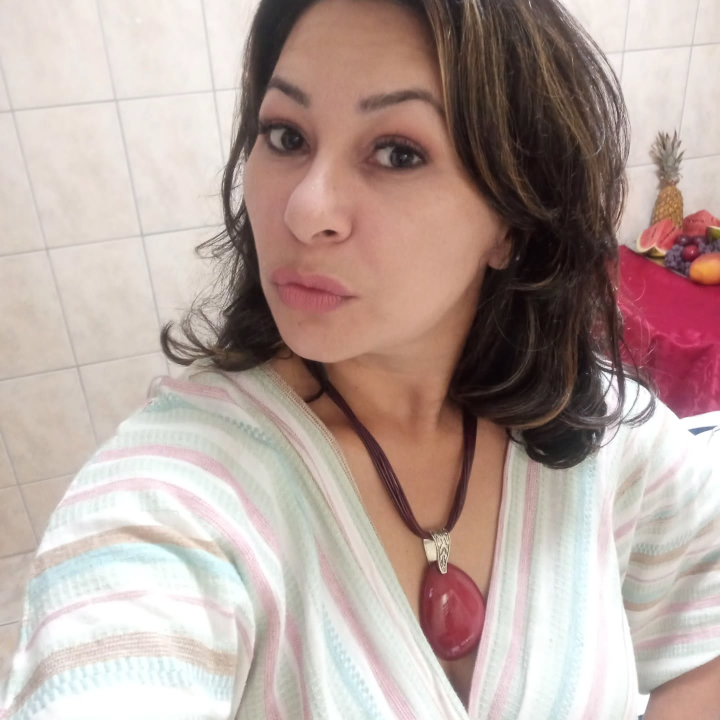
#> input picture fotos/ref-01-closeup-frontal-sem-oculos.jpg, 1440 x 1440 px (shown at 1/2 size)
$ python gerar_reels.py
#> lines starting #> are read from the running program, lines starting #| are printed output that depends on the picture
### arte.py
# -*- coding: utf-8 -*-
"""Primitivas visuais compartilhadas por todos os formatos do feed.

Aqui mora o que faz o grid parecer UM sistema e nao um monte de post avulso:
mesma margem, mesma escala tipografica, mesmo selo no mesmo lugar, mesmo grao
por cima. Trocar um valor daqui muda o feed inteiro de uma vez — que e
exatamente o que um perfil de marca precisa.

O grao (`grao`) e o detalhe que mais separa "arte de marca" de "template de
Canva": fundo chapado em JPEG banda (faixas visiveis no degrade) e denuncia
montagem; 3,5% de ruido quebra a banda e da textura de papel.
"""
from __future__ import annotations

import os

from PIL import Image, ImageDraw, ImageFilter

from tipografia import serif, sans, Cor

SELO = "@aurabelastore_on"
MARGEM = 110


# --------------------------------------------------------------------- tons
class Tom:
    """Fundos do sistema. Cada tom leva junto a cor de texto e de acento.

    Sao quatro para o grid ter RITMO: dois claros, um medio e um escuro. Nove
    posts seguidos no mesmo tom viram uma parede — a curadoria alterna.
    """
    AREIA = {
        "nome": "areia", "claro": True,
        "fundo": (236, 226, 216), "fundo2": (245, 238, 231),
        "texto": Cor.CAFE, "fraco": Cor.CAFE_CLARO, "acento": Cor.ROSA_FORTE,
    }
    ROSE = {
        "nome": "rose", "claro": True,
        "fundo": (238, 218, 214), "fundo2": (247, 233, 229),
        "texto": (92, 55, 55), "fraco": (140, 100, 98), "acento": Cor.CAFE,
    }
    CREME = {
        "nome": "creme", "claro": True,
        "fundo": (247, 242, 238), "fundo2": (252, 249, 246),
        "texto": Cor.CAFE, "fraco": Cor.CAFE_CLARO, "acento": Cor.DOURADO,
    }
    CAFE = {
        "nome": "cafe", "claro": False,
        "fundo": (58, 45, 40), "fundo2": (78, 61, 54),
        "texto": (247, 242, 238), "fraco": (206, 189, 178), "acento": Cor.NUDE,
    }

    TODOS = [AREIA, ROSE, CREME, CAFE]

    @staticmethod
    def por_nome(nome: str | None) -> dict:
        for t in Tom.TODOS:
            if t["nome"] == nome:
                return t
        return Tom.AREIA


# --------------------------------------------------------------------- fundo
# [18 lines left out: function fundo, not called in this run]


def grao(img: Image.Image, forca: float = 0.035) -> Image.Image:
    ruido = Image.effect_noise(img.size, 26).convert("RGB")
    return Image.blend(img, ruido, forca)


# [27 lines left out: functions vinheta, espacado, not called in this run]


def quebrar(d: ImageDraw.ImageDraw, texto: str, fonte, larg: int) -> list[str]:
    """Quebra respeitando '\n' explicito do banco."""
    linhas = []
    for bloco in texto.split("\n"):
        atual = ""
        for p in bloco.split():
            t = (atual + " " + p).strip()
            if d.textlength(t, font=fonte) <= larg:
                atual = t
            else:
                if atual:
                    linhas.append(atual)
                atual = p
        linhas.append(atual)
    return linhas


# [9 lines left out: function bloco, not called in this run]


def altura(d: ImageDraw.ImageDraw, texto: str, fonte, larg: int,
           entrelinha: float = 1.16) -> int:
    return len(quebrar(d, texto, fonte, larg)) * int(fonte.size * entrelinha)


# [44 lines left out: functions caber, selo, not called in this run]


def filete(d: ImageDraw.ImageDraw, x: int, y: int, larg: int, cor, esp: int = 3) -> None:
    d.line((x, y, x + larg, y), fill=cor, width=esp)


# [4 lines left out: function salvar, not called in this run]

### foto.py
# -*- coding: utf-8 -*-
"""Tratamento das FOTOS REAIS da Marcia (o unico insumo do projeto que acaba).

Era `gerar_estatico.py`, que tambem carregava os dois templates antigos (`capa`
e `editorial`). Os dois foram aposentados em 14/08/2026: os dois exigiam foto do
rosto dela e faziam 100% do feed consumir o banco de 10 fotos. O que sobrou aqui
e o util — corrigir letterbox, uniformizar luz e recortar com foco no rosto —
usado pelo formato `retrato` e pelas cenas de retrato do Reels.
"""
from __future__ import annotations

from PIL import Image, ImageEnhance


def tratar(img: Image.Image) -> Image.Image:
    """Ajuste leve para uniformizar a luz entre fotos de origens diferentes."""
    img = cortar_barras(img)
    img = ImageEnhance.Brightness(img).enhance(1.04)
    img = ImageEnhance.Contrast(img).enhance(1.05)
    img = ImageEnhance.Color(img).enhance(1.06)
    img = ImageEnhance.Sharpness(img).enhance(1.08)
    return img


def cortar_barras(img: Image.Image) -> Image.Image:
    """Remove barras pretas laterais/verticais (algumas fotos vieram do IG com
    letterbox). Varre as bordas enquanto a linha/coluna for quase preta."""
    img = img.convert("RGB")
#> img is the input picture: PIL image 1440x1440 RGB; mean R, G, B 182.6, 163.4, 157.1
    cinza = img.convert("L")
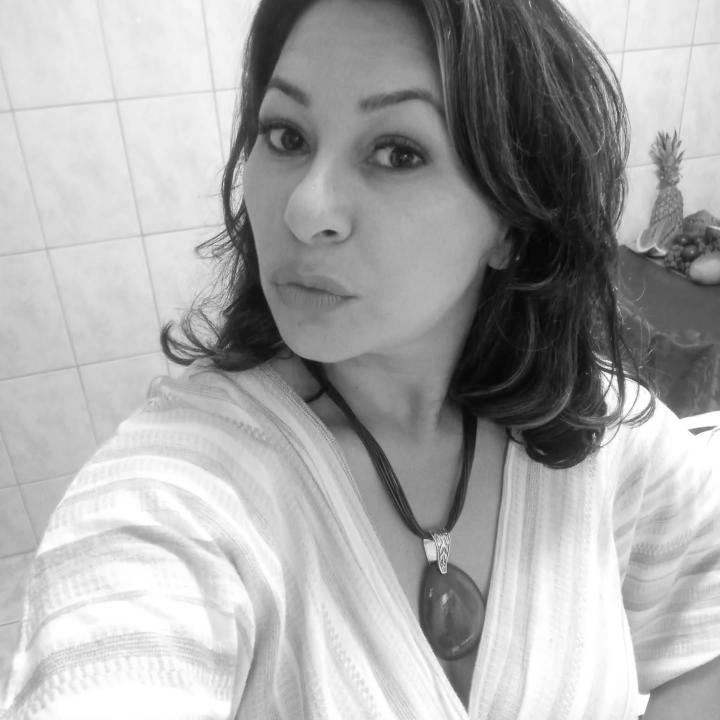
#> cinza: PIL image 1440x1440 L (shown at 1/2 size); min 5, max 255, mean 168.4
    larg, alt = img.size
    px = cinza.load()

    def escura_col(x):
        amostra = [px[x, y] for y in range(0, alt, max(1, alt // 40))]
#> amostra = 40 items
        return sum(amostra) / len(amostra) < 22

    def escura_lin(y):
        amostra = [px[x, y] for x in range(0, larg, max(1, larg // 40))]
        return sum(amostra) / len(amostra) < 22

    e = 0
    while e < larg // 4 and escura_col(e):
        e += 1
    dd = larg - 1
#> dd = 1439
    while dd > larg * 3 // 4 and escura_col(dd):
        dd -= 1
#> this loop made 0 passes
#> after the loop, dd = 1439
    t = 0
#> t = 0
    while t < alt // 4 and escura_lin(t):
#> in escura_lin, `amostra = [px[x, y] for x in range(0, larg, max(1, larg // 40))]`: amostra = 40 items
        t += 1
#> after the loop, t = 0
    b = alt - 1
#> b = 1439
    while b > alt * 3 // 4 and escura_lin(b):
        b -= 1
#> after the loop, b = 1439

    if (e, t, dd + 1, b + 1) != (0, 0, larg, alt):
        img = img.crop((e, t, dd + 1, b + 1))
    return img


def cobrir(img: Image.Image, larg: int, alt: int, foco_y: float = 0.38) -> Image.Image:
    """Recorta a foto para cobrir larg x alt, centrando em x e no foco_y em y
    (0=topo, 1=base). Rosto costuma estar no terco superior -> foco 0.38."""
#> called with larg = 1231, alt = 2188, foco_y = 0.3
    img = img.convert("RGB")
    escala = max(larg / img.width, alt / img.height)
    nova = (round(img.width * escala), round(img.height * escala))
    img = img.resize(nova, Image.LANCZOS)
#> img: PIL image 2188x2188 RGB
    x = (img.width - larg) // 2
    y = int((img.height - alt) * foco_y)
    y = max(0, min(y, img.height - alt))
    return img.crop((x, y, x + larg, y + alt))
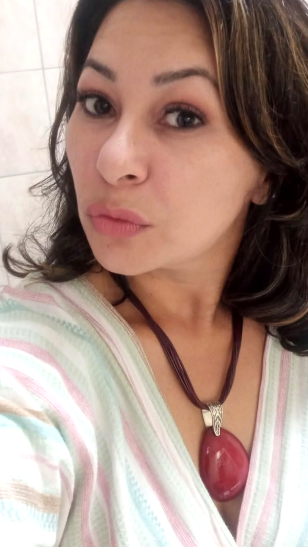
#> returned value: PIL image 1231x2188 RGB (shown at 1/4 size); mean R, G, B 171.5, 145.7, 135.3

### tipografia.py
# -*- coding: utf-8 -*-
"""Tipografia e paleta da AuraBela.

Duas famílias, o par clássico de conteúdo de beleza:
  - Playfair Display (serifada display) para os ganchos — elegância, "editorial".
  - Montserrat (sans geométrica) para corpo, selos e CTA — limpeza e leitura.

As duas sao fontes VARIAVEIS (um arquivo por familia, eixo de peso 400-900). O
peso e escolhido em runtime com set_variation_by_axes — cada chamada devolve um
objeto de fonte novo, entao nunca ha dois pesos disputando o mesmo objeto (a
armadilha que o vendanaobra evitou usando estaticas; aqui isolamos por chamada).
"""
from __future__ import annotations

import os
from functools import lru_cache
from PIL import ImageFont

BASE = os.path.dirname(os.path.abspath(__file__))
FONTES = os.path.join(BASE, "fontes")

SERIF = os.path.join(FONTES, "PlayfairDisplay-Bold.ttf")   # variavel 400-900
SANS = os.path.join(FONTES, "Montserrat-Regular.ttf")      # variavel 400-900


@lru_cache(maxsize=256)
def serif(tamanho: int, peso: int = 700) -> ImageFont.FreeTypeFont:
    f = ImageFont.truetype(SERIF, tamanho)
    try:
        f.set_variation_by_axes([peso])
    except Exception:
        pass
    return f


@lru_cache(maxsize=256)
def sans(tamanho: int, peso: int = 500) -> ImageFont.FreeTypeFont:
    f = ImageFont.truetype(SANS, tamanho)
    try:
        f.set_variation_by_axes([peso])
    except Exception:
        pass
    return f


# --------------------------------------------------------------------- paleta
# Territorio de cor de beleza/skincare: nude, rosa suave, marrom-café, off-white.
# Amostrado do universo Mary Kay + dos perfis de referencia (rosa/nude/marrom).
class Cor:
    OFFWHITE = (247, 242, 238)     # fundo claro cremoso
    NUDE = (226, 205, 193)         # nude/pele
    ROSA = (214, 150, 150)         # rosa seco (rosé)
    ROSA_FORTE = (193, 106, 112)   # rosa/vinho para destaque
    CAFE = (74, 58, 52)            # marrom-café (texto escuro, elegante)
    CAFE_CLARO = (120, 98, 88)     # marrom médio
    CREME = (240, 228, 218)        # creme para tarjas
    BRANCO = (255, 255, 255)
    PRETO_SUAVE = (33, 28, 26)     # "preto" quente, nunca 000
    DOURADO = (183, 142, 92)       # acento dourado discreto

    # gradiente escuro sobre foto (para texto legivel em cima de imagem)
    VEU_TOPO = (33, 28, 26, 0)
    VEU_BASE = (33, 28, 26, 200)

### gerar_reels.py
# -*- coding: utf-8 -*-
"""Reels 1080x1920 a partir de FOTOS REAIS da Marcia, 100% local (ffmpeg).

Por que ffmpeg e nao IA de video: os free tiers de video (Veo/Kling) tem limite
diario, exigem login manual e mudam de politica — dependencia que PARA sozinha.
Aqui o Reels e montado localmente: nunca falta credito, nunca vence token, e o
rosto e o REAL dela (nao um rosto sintetico "quase igual").

Estrutura da peca (8-20s):
  cena 1 (gancho)  -> foto com Ken Burns (zoom-in lento) + gancho grande
  cenas 2..n       -> um passo/dica por cena, foto diferente, movimento alternado
  cena final       -> CTA

Cada cena e um PNG (Pillow, mesma identidade visual do estatico) que o ffmpeg
anima com zoompan. O texto ja vem "queimado" no PNG — evita depender de fontes
no filtro drawtext do ffmpeg (que varia de build para build no Windows).
"""
from __future__ import annotations

import os
import shutil
import subprocess
import tempfile

from PIL import Image, ImageChops, ImageDraw

import arte as ar
from arte import Tom
from foto import tratar as _tratar, cobrir as _cobrir
from tipografia import serif, sans, Cor

LARG, ALT = 1080, 1920
MARGEM = 84
FPS = 30
SELO = "@aurabelastore_on"
BASE = os.path.dirname(os.path.abspath(__file__))

# Area segura do Instagram: a UI cobre ~ topo 220px e base 420px no Reels.
SEGURO_TOPO = 250
SEGURO_BASE = 430


def _ffmpeg() -> str:
    exe = shutil.which("ffmpeg")
    if not exe:
        raise SystemExit("ffmpeg nao encontrado no PATH")
    return exe


def _quadro(foto: str, texto: str, destino: str, etiqueta: str | None = None,
            rodape: str | None = None, foco_y: float = 0.32,
            escala: float = 1.14) -> str:
    """Um quadro do Reels: foto tratada + veu + texto. Renderizado maior que
    1080x1920 (escala) para o zoompan do ffmpeg ter pixels de sobra e nao
    borrar ao ampliar."""
    lw, lh = int(LARG * escala), int(ALT * escala)
    base = _cobrir(_tratar(Image.open(foto)), lw, lh, foco_y)

    # veu proprio na proporcao do quadro
    # Veu duplo: forte subindo da base (texto) + leve descendo do topo, para o
    # selo nao sumir em foto clara (defeito visto na 1a amostra).
    veu = Image.new("L", (1, lh), 0)
    px = veu.load()
    corte = int(lh * 0.26)
    topo = int(lh * 0.16)
    for y in range(lh):
        v = 0 if y < corte else int((((y - corte) / (lh - corte)) ** 1.25) * 250)
        if y < topo:
            v = max(v, int((1 - y / topo) * 96))
        px[0, y] = v
    veu = veu.resize((lw, lh))
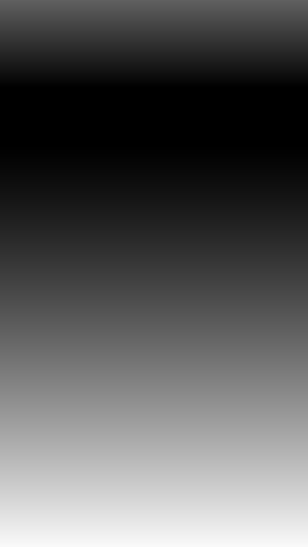
#> veu: PIL image 1231x2188 L (shown at 1/4 size); min 0, max 249, mean 89.5
    base = Image.composite(Image.new("RGB", (lw, lh), Cor.PRETO_SUAVE), base, veu)
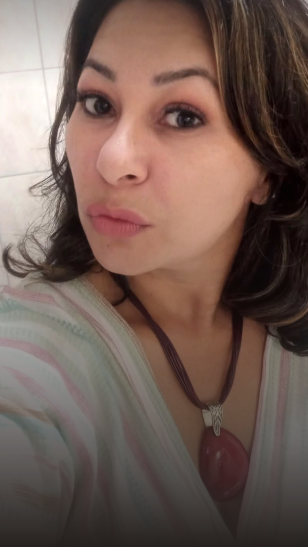
#> base: PIL image 1231x2188 RGB (shown at 1/4 size); mean R, G, B 114.2, 93, 84.8

    d = ImageDraw.Draw(base)
    m = int(MARGEM * escala)

    # selo no topo (dentro da area segura)
    d.text((m, int(SEGURO_TOPO * escala * 0.55)), SELO,
           font=sans(int(32 * escala), 600), fill=(255, 255, 255))

    # texto ancorado de baixo pra cima, acima da area segura inferior
    larg_txt = lw - 2 * m
    y_base = lh - int(SEGURO_BASE * escala)

    if rodape:
        fr = sans(int(34 * escala), 700)
        d.text((m, y_base), rodape, font=fr, fill=Cor.NUDE)
        y_base -= int(58 * escala)

    n = len(texto)
    tam = 96 if n <= 40 else 82 if n <= 70 else 68 if n <= 105 else 56
    ft = serif(int(tam * escala), 800)
    linhas = ar.quebrar(d, texto, ft, larg_txt)
#> linhas = ['Sua pele não', 'precisa de 10', 'produtos.']
    lh_linha = int(ft.size * 1.16)
    y = y_base - len(linhas) * lh_linha
#> y = 1320

    if etiqueta:
        # creme (nao rosa): rosa sobre roupa clara sumia — visto na 2a amostra
        d.text((m, y - int(56 * escala)), etiqueta.upper(),
               font=sans(int(30 * escala), 700), fill=Cor.CREME)

    for ln in linhas:
        d.text((m, y), ln, font=ft, fill=(255, 255, 255))
        y += lh_linha
#> this loop made 3 passes
#> (ln, y) on passes 1 to 3: ('Sua pele não', 1446), ('precisa de 10', 1572), ('produtos.', 1698)
#> after the loop, y = 1698

    os.makedirs(os.path.dirname(destino), exist_ok=True)
    base.convert("RGB").save(destino, "PNG")
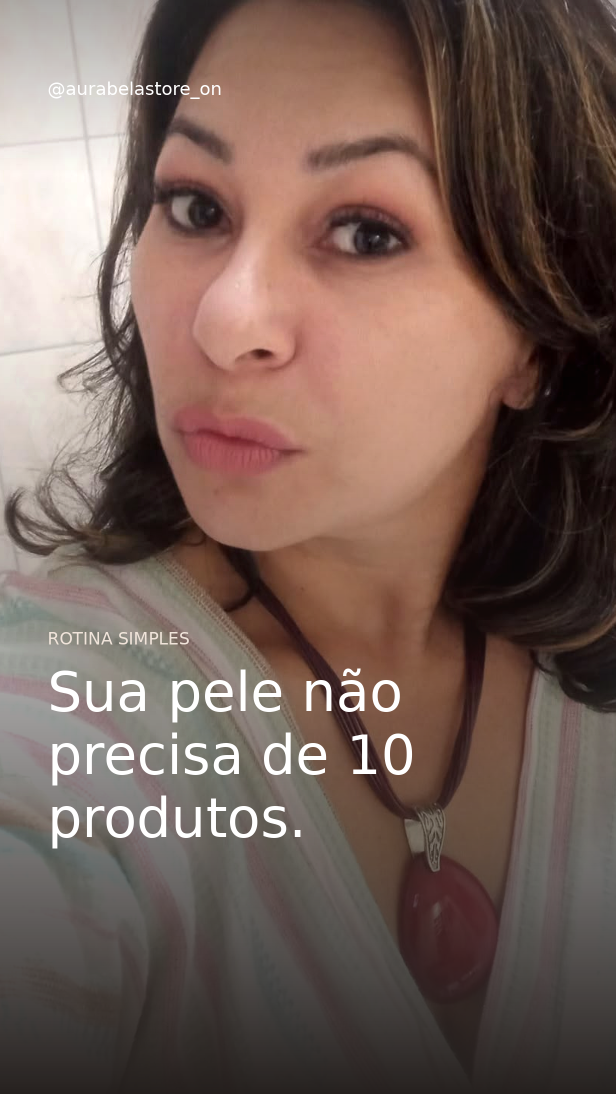
#> saved as q0.png: PIL image 1231x2188 RGB (shown at 1/2 size); mean R, G, B 116.5, 95.5, 87.4
    return destino


# [89 lines left out: functions _quadro_texto, _quadro_produto, not called in this run]


def _zoompan(entrada: str, saida: str, dur: float, sentido: str) -> None:
    """Ken Burns: zoom lento in/out com leve pan. dur em segundos."""
    frames = max(1, int(dur * FPS))
    if sentido == "in":
        z = f"min(zoom+0.0009,1.16)"
    else:
        z = f"if(lte(zoom,1.0),1.16,max(1.001,zoom-0.0009))"
    vf = (
        f"zoompan=z='{z}':d={frames}:s={LARG}x{ALT}:fps={FPS}"
        f":x='iw/2-(iw/zoom/2)':y='ih/2-(ih/zoom/2)',"
        f"format=yuv420p"
    )
    subprocess.run(
        [_ffmpeg(), "-y", "-loglevel", "error", "-loop", "1", "-i", entrada,
         "-vf", vf, "-t", f"{dur}", "-r", str(FPS), "-c:v", "libx264",
         "-preset", "medium", "-crf", "18", saida],
        check=True,
    )


def gerar_reels(cenas: list[dict], destino: str, audio: str | None = None) -> str:
    """cenas: [{tipo, texto, ...}]. Devolve o caminho do mp4.

    tipo = "texto" (padrao) | "produto" | "retrato". So o retrato usa foto da
    Marcia — antes TODA cena usava, e um Reels queimava 5 fotos do banco de 10.

    O Instagram exige mp4/mov, H.264, AAC. Sempre embutimos uma faixa de audio
    (silenciosa se nao houver trilha) — Reels sem trilha de audio nenhuma pode
    ser recusado pela Graph API.
    """
    tmp = tempfile.mkdtemp(prefix="aurabela-reels-")
    try:
        partes = []
        for i, c in enumerate(cenas):
            alvo = os.path.join(tmp, f"q{i}.png")
            tom = Tom.por_nome(c.get("tom"))
            tipo = c.get("tipo") or ("retrato" if c.get("foto") else "texto")
            if tipo == "retrato" and c.get("foto"):
                png = _quadro(c["foto"], c["texto"], alvo,
                              etiqueta=c.get("etiqueta"), rodape=c.get("rodape"),
                              foco_y=c.get("foco_y", 0.32))
            elif tipo == "produto" and c.get("produto"):
                png = _quadro_produto(c["produto"], c["texto"], alvo, tom,
                                      etiqueta=c.get("etiqueta"), rodape=c.get("rodape"))
            else:
                png = _quadro_texto(c["texto"], alvo, tom,
                                    etiqueta=c.get("etiqueta"), rodape=c.get("rodape"),
                                    centralizar=(i == 0))
            mp4 = os.path.join(tmp, f"c{i}.mp4")
            _zoompan(png, mp4, c.get("dur", 3.2), "in" if i % 2 == 0 else "out")
            partes.append(mp4)

        lista = os.path.join(tmp, "lista.txt")
        with open(lista, "w", encoding="utf-8") as f:
            for p in partes:
                f.write(f"file '{p.replace(os.sep, '/')}'\n")

        os.makedirs(os.path.dirname(destino), exist_ok=True)
        cmd = [_ffmpeg(), "-y", "-loglevel", "error",
               "-f", "concat", "-safe", "0", "-i", lista]
        if audio and os.path.exists(audio):
            cmd += ["-i", audio, "-shortest"]
        else:
            cmd += ["-f", "lavfi", "-i", "anullsrc=r=44100:cl=stereo", "-shortest"]
        cmd += ["-c:v", "libx264", "-preset", "medium", "-crf", "20",
                "-pix_fmt", "yuv420p", "-c:a", "aac", "-b:a", "128k",
                "-movflags", "+faststart", destino]
        subprocess.run(cmd, check=True)
        return destino
    finally:
        shutil.rmtree(tmp, ignore_errors=True)


if __name__ == "__main__":
    saida = os.path.join(os.path.dirname(__file__), "saida-amostra")
#> (the run stopped early here; a loop or call above may not have finished)
